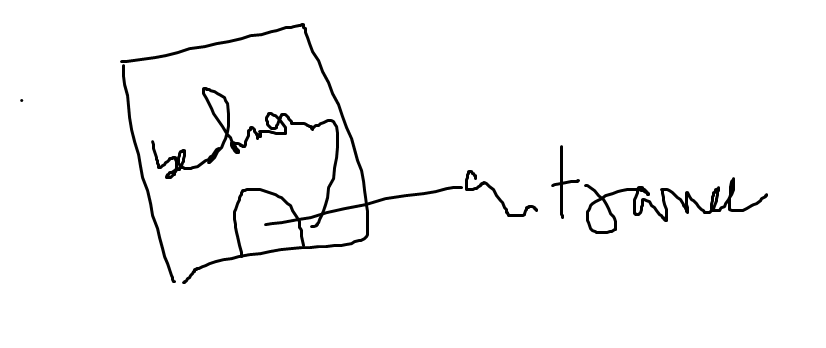
#> input picture backend/uploads/3ade36b3617c41dd86eb700e77a38681_sample.png, 826 x 348 px
$ python -i image_processing.py   (imports and definitions only)
#> lines starting #> are read from the running program, lines starting #| are printed output that depends on the picture; after the words box and inside, x2 and y2 are one past the last pixel; in counts of white or black regions, pixels touching at a corner belong together
import cv2
import os
import numpy as np


def preprocess_image(input_path):
    """Read image, enhance contrast, denoise, detect edges with adaptive thresholds,
    close gaps with morphology and Hough lines, then save a cleaned binary edge image
    to the `processed` folder (preserves original filename and Y-AXIS ORIENTATION).

    Returns the output file path.

    IMPORTANT: Y-axis is preserved from input to output (no flipping or inversion).
    """
    img = cv2.imread(input_path)
#> img is the input picture: shape (348, 826, 3); min 0, max 255, mean 248
    if img is None:
        raise FileNotFoundError(f"Input image not found: {input_path}")

    gray = cv2.cvtColor(img, cv2.COLOR_BGR2GRAY)

    # Improve local contrast (helps faint lines)
    clahe = cv2.createCLAHE(clipLimit=2.0, tileGridSize=(8, 8))
    gray = clahe.apply(gray)

    # Denoise while preserving edges
    denoised = cv2.bilateralFilter(gray, d=9, sigmaColor=75, sigmaSpace=75)

    # Adaptive Canny thresholds based on median
    v = np.median(denoised)
#> v = 255
    lower = int(max(0, 0.66 * v))
#> lower = 168
    upper = int(min(255, 1.33 * v))
#> upper = 255
    edges = cv2.Canny(denoised, lower, upper)
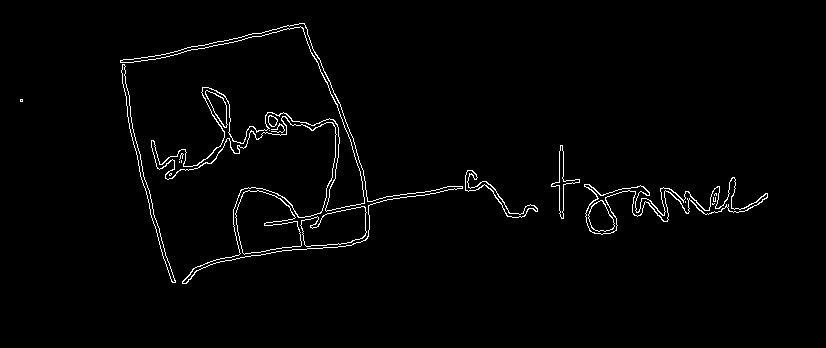
#> edges: shape (348, 826); 1.8% white in thin lines or dots, all inside (x1, y1, x2, y2) = (20, 23, 768, 284)

    # Morphological closing to join broken walls, then dilate to thicken lines
    kernel = cv2.getStructuringElement(cv2.MORPH_RECT, (7, 7))
    closed = cv2.morphologyEx(edges, cv2.MORPH_CLOSE, kernel)
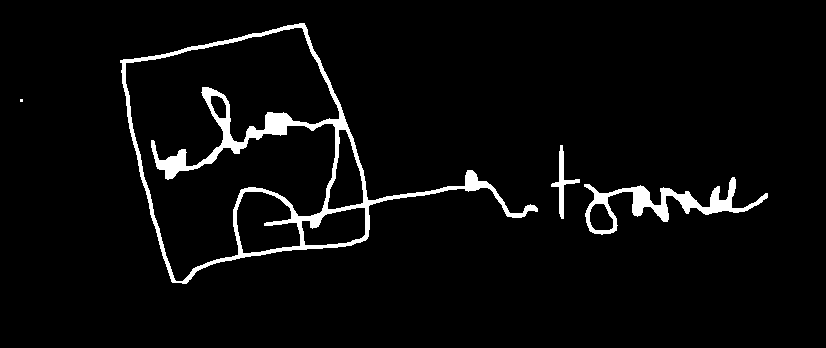
#> closed: shape (348, 826); 4.1% white; 4 white regions (1 under 20 px), largest, box (x1, y1, x2, y2) and area: (120, 23, 538, 284) 8707, (584, 177, 768, 235) 2531, (551, 145, 580, 219) 452
    dilated = cv2.dilate(closed, kernel, iterations=1)
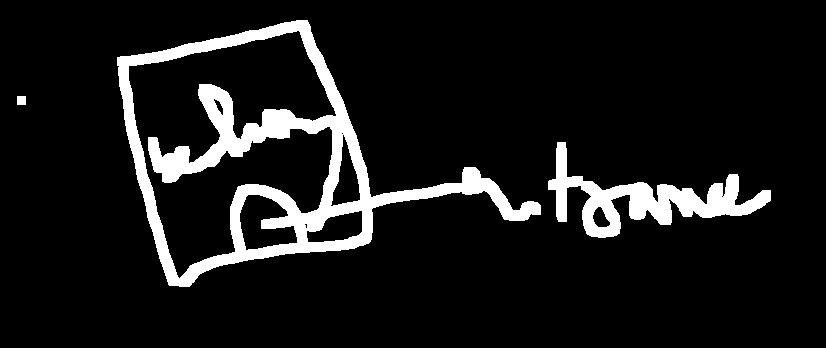
#> dilated: shape (348, 826); 9.5% white; 3 white regions, box (x1, y1, x2, y2) and area: (117, 20, 541, 287) 20905, (548, 142, 771, 238) 6441, (17, 96, 26, 105) 81

    # Optional: detect line segments and draw them to help close gaps
    lines = cv2.HoughLinesP(dilated, rho=1, theta=np.pi / 180, threshold=80, minLineLength=50, maxLineGap=20)
#> lines = 173 rows, first 6: [557, 217, 737, 195], [163, 268, 371, 235], [165, 273, 370, 240], [359, 192, 501, 192], [360, 196, 442, 195], [590, 195, 765, 204]
    if lines is not None:
        for x1, y1, x2, y2 in lines.reshape(-1, 4):
            cv2.line(dilated, (x1, y1), (x2, y2), 255, 3)
#> this loop made 173 passes
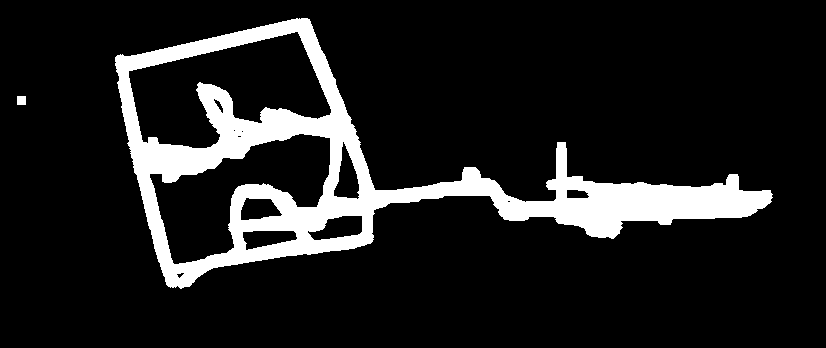
#> dilated: shape (348, 826); 12.3% white; 2 white regions, box (x1, y1, x2, y2) and area: (115, 18, 773, 289) 35234, (17, 96, 26, 105) 81

    # Ensure output folder exists and write image
    output_path = input_path.replace("uploads", "processed")
    out_dir = os.path.dirname(output_path)
    if not os.path.exists(out_dir):
        os.makedirs(out_dir, exist_ok=True)

    # Save as binary PNG
    _, bin_img = cv2.threshold(dilated, 127, 255, cv2.THRESH_BINARY)
    cv2.imwrite(output_path, bin_img)

    return output_path

>>> result = preprocess_image('uploads/3ade36b3617c41dd86eb700e77a38681_sample.png')

$ run again, on backend/uploads/0205b391711c403d8ec6dff1271c4fab_model.png
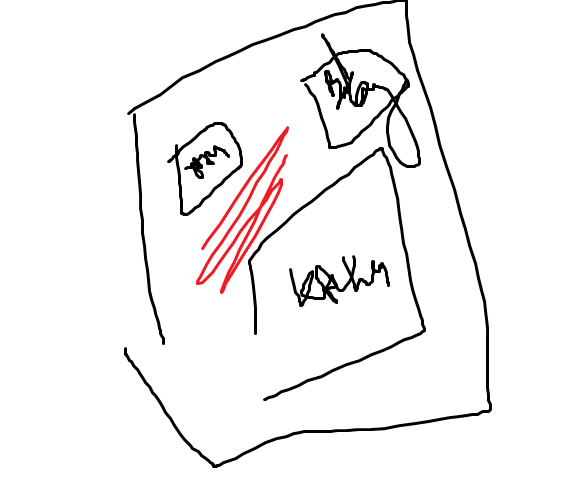
#> input picture backend/uploads/0205b391711c403d8ec6dff1271c4fab_model.png, 567 x 482 px
#> in preprocess_image, img is the input picture: shape (482, 567, 3); mean B, G, R 243.1, 243, 244.7
#> v = 255
#> lower = 168
#> upper = 255
#> in preprocess_image, `edges = cv2.Canny(denoised, lower, upper)`:
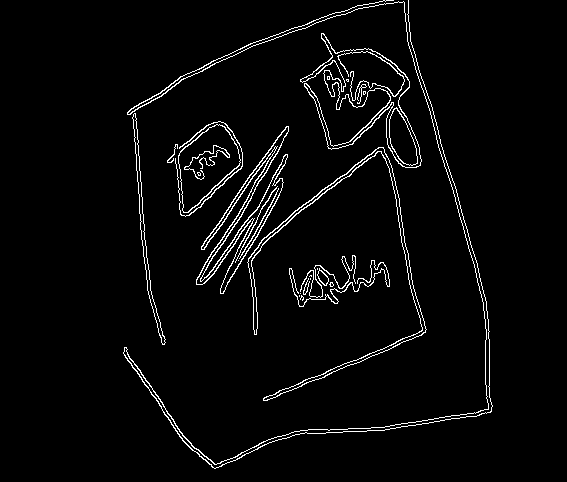
#> edges: shape (482, 567); 3.3% white in thin lines or dots, all inside (x1, y1, x2, y2) = (123, 0, 493, 469)
#> closed: shape (482, 567); 7.6% white; 4 white regions, box (x1, y1, x2, y2) and area: (196, 33, 427, 401) 11373, (123, 0, 493, 469) 5769, (289, 255, 390, 307) 1940, (167, 121, 243, 217) 1694
#> lines = 262 rows, first 6: [193, 285, 286, 123], [364, 77, 424, 338], [199, 287, 275, 211], [403, 0, 492, 333], [403, 30, 492, 342], [339, 151, 422, 68]
#> the loop in preprocess_image, `for x1, y1, x2, y2 in lines.reshape(-1, 4):` made 262 passes
#> after the loop in preprocess_image, `for x1, y1, x2, y2 in lines.reshape(-1, 4):`:
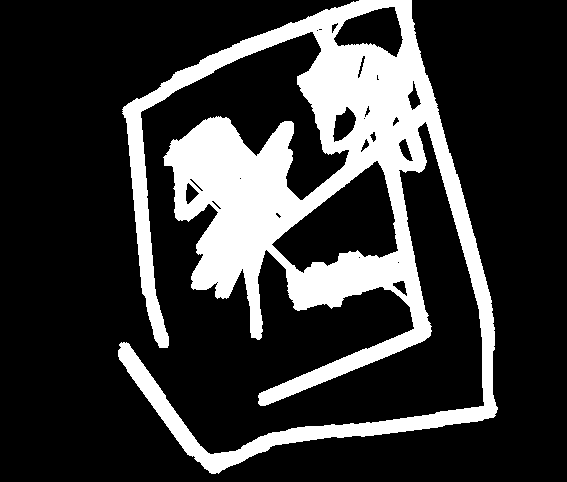
#> dilated: shape (482, 567); 21.5% white; 1 white region, box (x1, y1, x2, y2) and area: (118, 0, 498, 474) 58672

$ run again, on backend/uploads/2ea9e5063fc84602bd25aa31db25c249_home.png
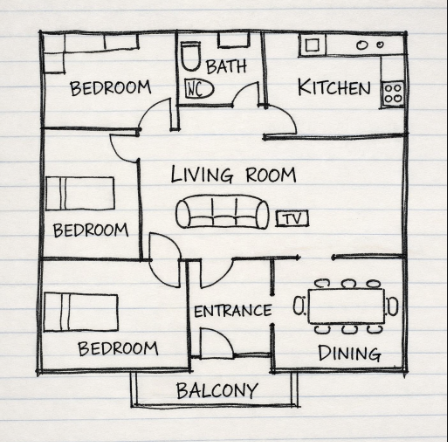
#> input picture backend/uploads/2ea9e5063fc84602bd25aa31db25c249_home.png, 448 x 442 px
#> in preprocess_image, img is the input picture: shape (442, 448, 3); mean B, G, R 210.6, 214.7, 217.1
#> v = 227
#> lower = 149
#> upper = 255
#> in preprocess_image, `edges = cv2.Canny(denoised, lower, upper)`:
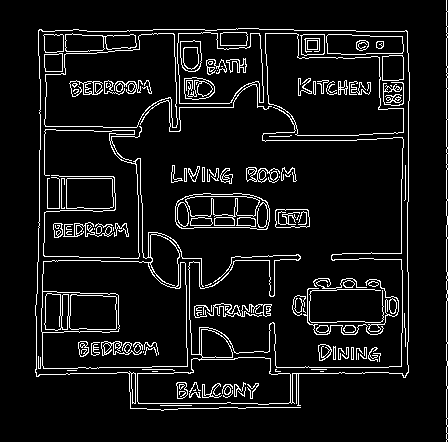
#> edges: shape (442, 448); 7.7% white in thin lines or dots
#> closed: shape (442, 448); 19.6% white; 9 white regions, largest, box (x1, y1, x2, y2) and area: (35, 28, 410, 411) 30207, (175, 193, 310, 230) 2256, (69, 80, 152, 97) 1052
#> lines = 435 rows, first 6: [443, 441, 443, 0], [447, 441, 447, 0], [446, 441, 446, 0], [35, 35, 410, 35], [137, 265, 232, 170], [444, 441, 444, 0]
#> the loop in preprocess_image, `for x1, y1, x2, y2 in lines.reshape(-1, 4):` made 435 passes
#> after the loop in preprocess_image, `for x1, y1, x2, y2 in lines.reshape(-1, 4):`:
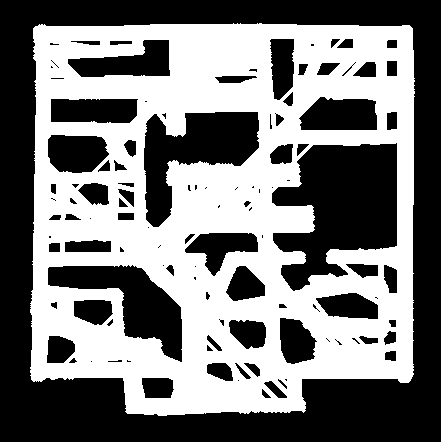
#> dilated: shape (442, 448); 48.8% white; 2 white regions, box (x1, y1, x2, y2) and area: (30, 23, 415, 416) 93499, (441, 0, 448, 442) 3094
